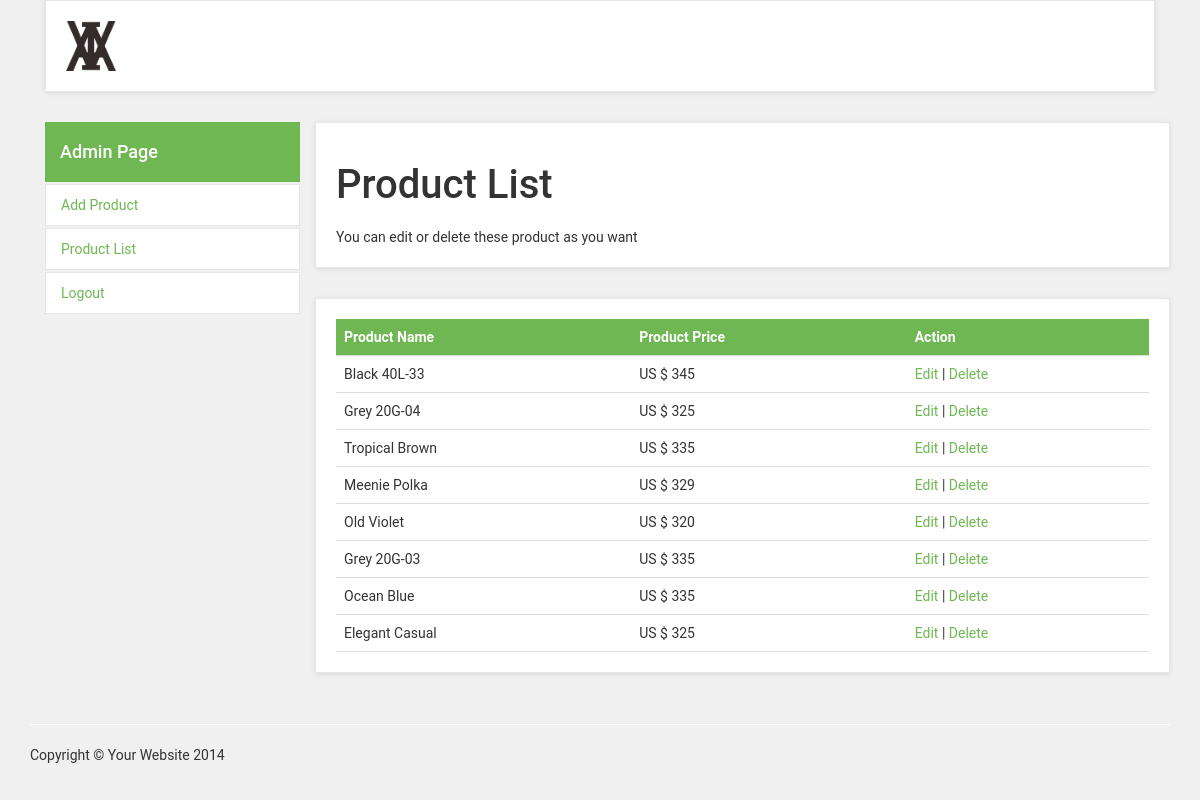
Screenshot of /PROJECT_AKHIR/admin/product_list.php (signed in) with the database file from the repository.
### tables this page shows
CREATE TABLE IF NOT EXISTS `tb_content` (
  `p_id` int(11) NOT NULL AUTO_INCREMENT,
  `p_name` text NOT NULL,
  `p_price` varchar(30) NOT NULL,
  `p_img` text NOT NULL,
  `p_info` longtext NOT NULL,
  `p_label` varchar(20) NOT NULL,
  PRIMARY KEY (`p_id`)
);

### PROJECT_AKHIR/admin/product_list.php (the view, shortened to what this page needs)
<?php
	include_once("connect.php");
?>
<!DOCTYPE html>
<html lang="en">
<head>
    <link href="../css/bootstrap.min.css" rel="stylesheet">
    <link href="../css/tambahan.css" rel="stylesheet">
    <link href="../css/coba.css" rel="stylesheet">
    <link rel="stylesheet" href="../font-awesome/css/font-awesome.min.css">
</head>
<body>
  <section id="header">
    <div class="container">
        <div class="container-fluid">
          <div class="row box">
            <img src="../img/logo.png" class="logo-normal" alt="">
          </div>
        </div>
    </div>
  </section>
  <section id="category" class="bg-light-gray jarak">
      <div class="container">
    <div class="container-fluid">
      <div class="row">
        <div class="col-md-3">
          <div class="nav nav-pills nav-stacked">
            <li class="active"><a href=""><h4>Admin Page</h4></a></li>
            <li><a href="add_product.php" class="box2" >Add Product</a></li>
            <li><a href="product_list.php" class="box2">Product List</a></li>
            <li><a href="logout.php" class="box2">Logout</a></li>
          </div>
        </div>
    <div class="col-md-9">
      <div class="row">
        <div class="col-md-12 box title">
            <h1>Product List</h1>
            <span>You can edit or delete these product as you want</span>
        </div>
      </div>
      <div class="row">
        <div class="col-md-12 box">
          <table>
            <tr class="head-table">
              <th>Product Name</th>
              <th>Product Price</th>
              <th>Action</th>
            </tr>
          	<?php
          	$i = 1;
          	$query = mysqli_query($connect, "SELECT * FROM tb_content");
          	while($data = mysqli_fetch_array($query)) { ?>
            <tr>
              <td><?php echo $data['p_name']; ?></td>
              <td><?php echo $data['p_price']; ?></td>
              <td><a href="edit_product.php?id=<?php echo $data['p_id']; ?>">Edit</a> | <a href="delete_product.php?id=<?php echo $data['p_id']; ?>">Delete</a></td>
            </tr>
          	<?php $i++; } ?>
          </table>
        </div>
      </div>
    </div>
    </div>
  </div>
      </div>
  </section>
  <div class="container">
      <hr>
      <footer>
          <div class="row">
              <div class="col-lg-12">
                  <p>Copyright &copy; Your Website 2014</p>
              </div>
          </div>
      </footer>
  </div>
  </body>
  </html>

### PROJECT_AKHIR/css/tambahan.css (style rules this page uses)
.box { background: #fff; margin: 0 0 30px; border: solid 1px #e6e6e6; -webkit-box-sizing: border-box; -moz-box-sizing: border-box; box-sizing: border-box; padding: 20px; -webkit-box-shadow: 0 1px 5px rgba(0, 0, 0, 0.1); box-shadow: 0 1px 5px rgba(0, 0, 0, 0.1); }
table { border-collapse: collapse; width: 100%; background-color: rgba(255, 255, 255, 0.5); }
tr.head-table { background-color: #6eb752; color: white; }
th, td { padding: 8px; text-align: left; border-bottom: 1px solid #ddd; }
.box2 { background: #fff; border: solid 1px #e6e6e6; }
hr { height: 1px; background-color: white; }
.logo-normal { width: 50px; height: 50px; }

### PROJECT_AKHIR/css/coba.css (style rules this page uses)
a, button { -webkit-transition: all 0.2s ease-out; -moz-transition: all 0.2s ease-out; transition: all 0.2s ease-out; }
h1 { font-weight: 700; font-size: 40px; }
.nav { margin-bottom: 0; padding-left: 0; list-style: none; }
.nav > li > a { padding: 10px 15px; }
.nav-pills > li > a { border-radius: 0; }
.nav-pills > li.active > a, .nav-pills > li.active > a:hover, .nav-pills > li.active > a:focus { color: #ffffff; background-color: #6eb752; }
body { font-family: "Roboto", Helvetica, Arial, sans-serif; font-size: 14px; line-height: 1.42857143; color: #333333; background-color: #f0f0f0; }
a { color: #6eb752; text-decoration: none; }
hr { margin-top: 20px; margin-bottom: 20px; border: 0; border-top: 1px solid #eeeeee; }
h1, h2, h3, h4, h5, h6, .h1, .h2, .h3, .h4, .h5, .h6 { font-family: inherit; font-weight: 500; line-height: 1.1; color: inherit; }
h1, .h1, h2, .h2, h3, .h3 { margin-top: 20px; margin-bottom: 20px; }
p, ul, ol { margin: 0 0 20px; }

### rows the page displays
tb_content: p_name "Black 40L-33", p_price "US $ 345"
tb_content: p_name "Grey 20G-04", p_price "US $ 325"
tb_content: p_name "Tropical Brown", p_price "US $ 335"
tb_content: p_name "Meenie Polka", p_price "US $ 329"
tb_content: p_name "Old Violet", p_price "US $ 320"
tb_content: p_name "Grey 20G-03", p_price "US $ 335"
tb_content: p_name "Ocean Blue", p_price "US $ 335"
tb_content: p_name "Elegant Casual", p_price "US $ 325"
